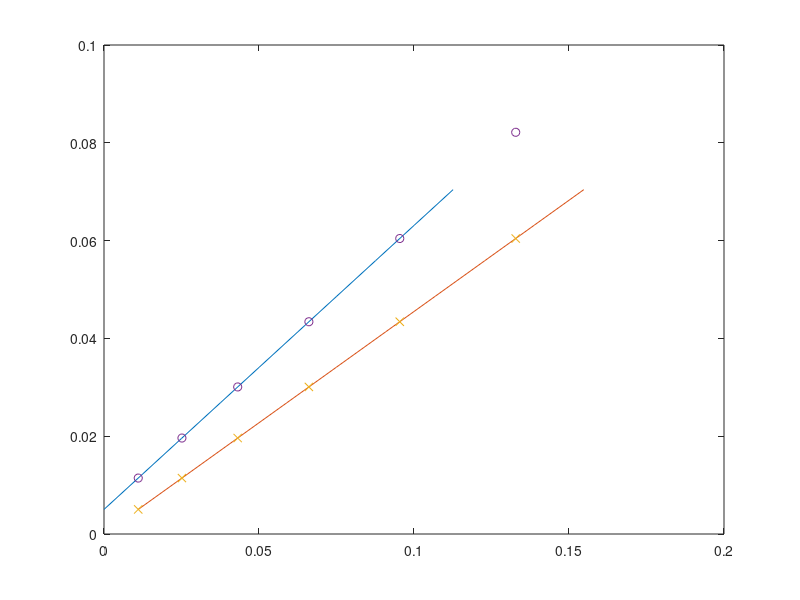

Here is the MATLAB script that generated this plot:
clear; close all;
Ventry = 0.4*1.013*10^5/8.314/297;
yentry = 50/760;
xentry=0;
Vs = (1-yentry)*Ventry;
Yentry = yentry/(1-yentry);
yexit = 0.005;
Yexit = yexit/(1-yexit);
xeqbm = @(y)(760/346*y);
xexit = xeqbm(yentry);
Xexit = xexit/(1-xexit);
Lsmin = Vs*(Yentry-Yexit)/(Xexit);
Ratiomin = (Yentry-Yexit)/(Xexit);
Ls = 1.5*Lsmin*180/1000*3600;
m = 1.5*Ratiomin;
y = Yexit;
i = 0;
xcoords = zeros(1,6);
ycoords = zeros(1,6);
ycoords2 = ycoords;
while y <= Yentry
    i = i + 1;
    x = (y)/0.455;
    xcoords(i) = x;
    ycoords(i) = y;
    y = Yexit + m*(x);
    ycoords2(i) = y;
end
ypoints = linspace(Yentry,Yexit,10);
OL = 1/m.*(ypoints-Yexit);
Eqbm = ypoints/0.455;
figure();
plot(OL,ypoints,Eqbm,ypoints,xcoords,ycoords,'x',xcoords,ycoords2,'o');
%Kremser's method
K = 346/760;
A = m/(K);
N = log((yentry-K*xentry)/(yexit-K*xentry)*(1-1/A)+1/A)/log(A);
%efficiency
mu = 2*10^(-3);
pho = 0.81*1000;
abs = mu*0.455*180/pho;
Eo = 0.25;
N_actual = N/Eo;